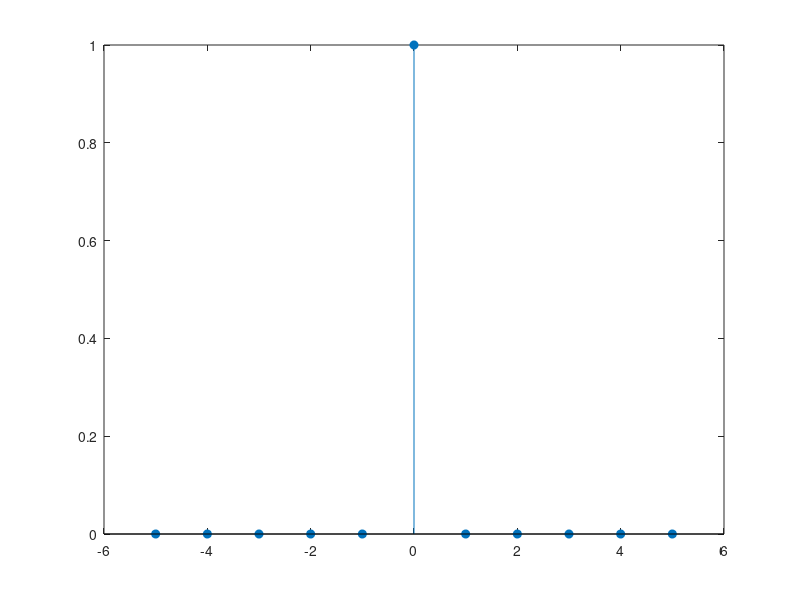

Reproduce this figure in MATLAB.
n = -5:5;
x = zeros(1, length(n));



% 1st

% x=(n == 0);
% stem(n, x, "filled");


% 2nd

for i = 1:length(n)
    if n(i) == 0
        x(i) = 1;
    endif
end

stem(n, x, "filled");

pause;
